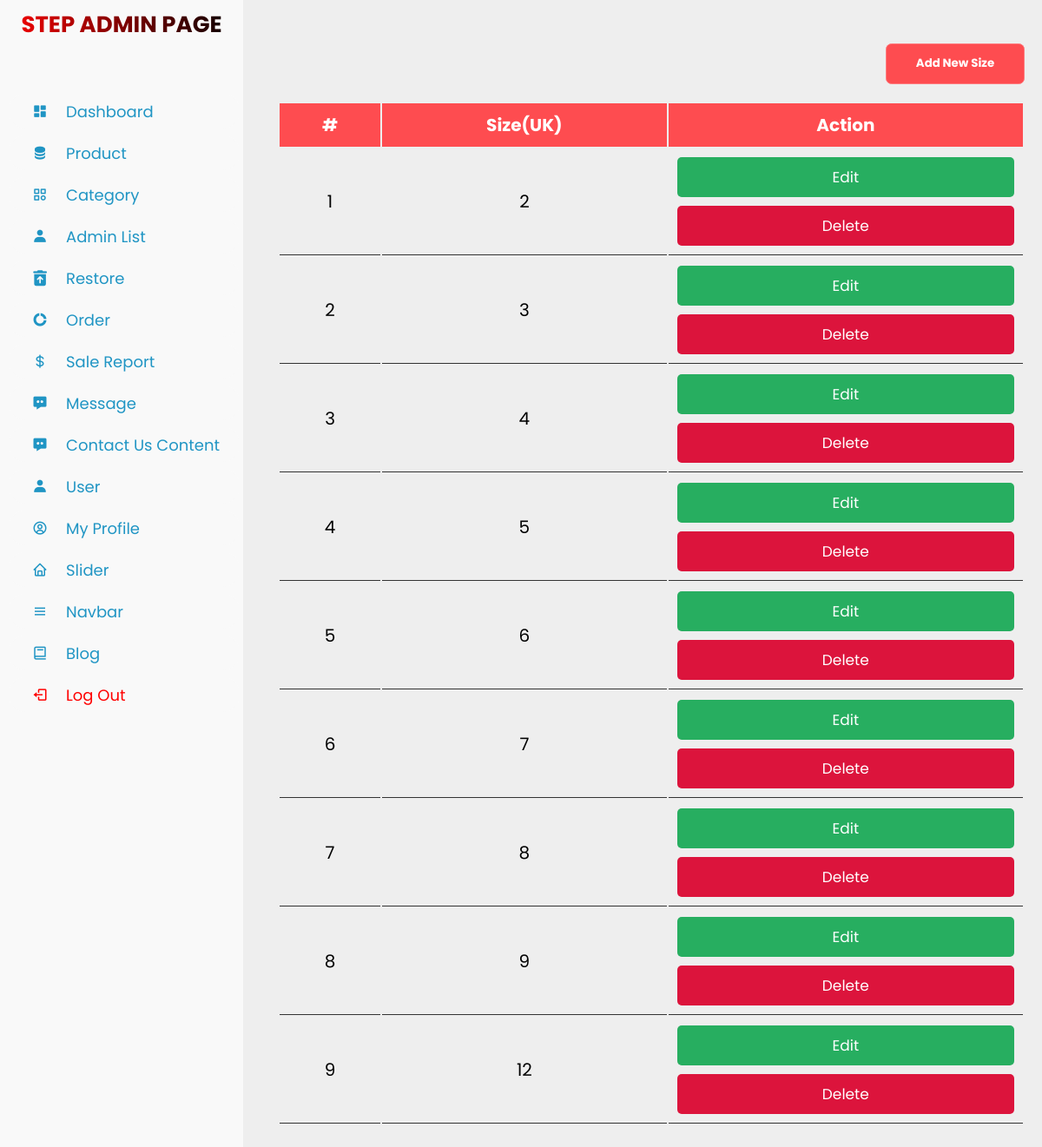
/admin_category_sizes.php, run on the app's committed database.
### tables this page shows
CREATE TABLE `sizes` (
  `id` int(11) NOT NULL,
  `size` int(11) NOT NULL
);

### admin_category_sizes.php (the view, shortened to what this page needs)
<?php
include 'connect.php';
$stmt = $conn->prepare("SELECT * FROM sizes");
$stmt->execute();
$sizes = $stmt->fetchAll(PDO::FETCH_ASSOC);
?>
<!DOCTYPE html>
<html lang="en">
<head>
    <link rel="stylesheet" type="text/css" href="assets/css/admin_categories.css">
</head>
<body>
    <?php include 'sidebar.php'; ?>
    <div class="container">
        <div class="btn-container page-top">
            <button class="btn-add-new" id="addSizeBtn">
                Add New Size
            </button>
        </div>
        <div class="product-display">
            <table class="product-display-table">
                <thead>
                    <tr>
                        <th>#</th>
                        <th>Size(UK)</th>
                        <th>Action</th>
                    </tr>
                </thead>
                <tbody>
                    <?php
                    $row_count = 1;
                    foreach ($sizes as $size): ?>
                        <tr>
                            <td><?= $row_count++; ?></td>
                            <td><?= htmlspecialchars($size['size']); ?></td>
                            <td>
                                <button class="btn edit-size-btn"
                                    data-id="<?= htmlspecialchars($size['id']); ?>"
                                    data-name="<?= htmlspecialchars($size['size']); ?>">
                                    Edit
                                </button>
                                <a href="?delete_id=<?= htmlspecialchars($size['id']); ?>" class="btn">Delete</a>
                            </td>
                        </tr>
                    <?php endforeach; ?>
                </tbody>
            </table>
        </div>
    </div>
</body>
</html>

### assets/css/admin_categories.css (style rules this page uses)
:root { --green: #27ae60; --black: #333; --white: #fff; --bg-color: #eee; --box-shadow: 0 .5rem 1rem rgba(0, 0, 0, .1); --border: .1rem solid var(--black); }
* { font-family: 'Poppins', sans-serif; margin: 0; padding: 0; box-sizing: border-box; outline: none; border: none; text-decoration: none; text-transform: capitalize; }
html { font-size: 62.5%; overflow-x: hidden; }
.btn { display: block; width: 100%; cursor: pointer; border-radius: .5rem; margin-top: 1rem; font-size: 1.7rem; padding: 1rem 3rem; background: var(--green); color: var(--white); text-align: center; }
.container { max-width: 1200px; padding: 2rem; margin: 0 auto; margin-left:30rem; }
.btn-container.page-top { margin-right: 0; margin-top: 30px; display: flex; justify-content: flex-end; width: 100%; }
.btn-add-new { display: flex; align-items: center; justify-content: center; width: 12em; height: 3.5em; cursor: pointer; border: 1px solid #FE7C7F; border-radius: 0.5em; color: #fff; font-weight: bold; background-color: #fe4c50; transition-duration: 0.3s; gap: 10px; }
.btn-container { margin-right: 5px; margin-top: 30px; display:flex; align-items:center; justify-content:center; }
.product-display { margin: 2rem 0; }
.product-display .product-display-table { width : 100%; text-align: center; }
.product-display .product-display-table thead { background: #fe4c50; color: white; }
.product-display .product-display-table th { padding: 1rem; font-size: 2rem; }
.product-display .product-display-table td { padding: 1rem; font-size: 2rem; border-bottom: var(--border); }
.product-display .product-display-table .btn:first-child { margin-top: 0; }
.product-display .product-display-table .btn:last-child { background: crimson; }

### assets/css/sidebar.css (style rules this page uses)
* { margin: 0; padding: 0; box-sizing: border-box; }
a { text-decoration: none; }
body { background-color: #eee; }

### data on the page
sizes: size "2"
sizes: size "3"
sizes: size "4"
sizes: size "5"
sizes: size "6"
sizes: size "7"
sizes: size "8"
sizes: size "9"
sizes: size "12"
